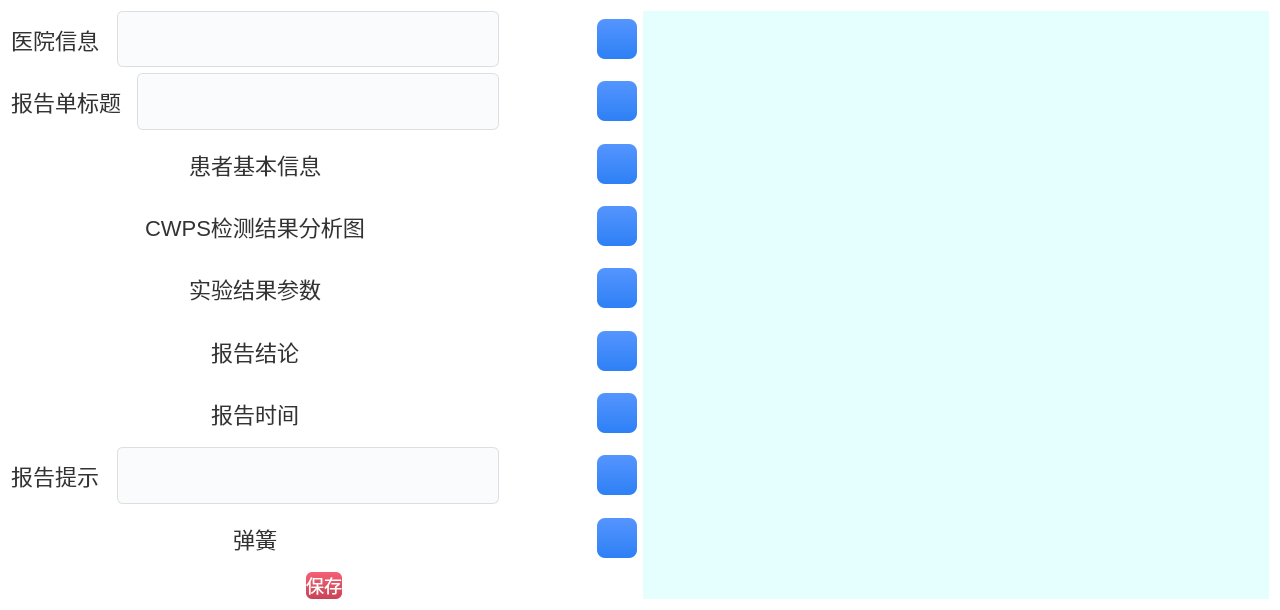
<?xml version="1.0" encoding="UTF-8"?>
<ui version="4.0">
 <class>PaperPrintConfig</class>
 <widget class="QWidget" name="PaperPrintConfig">
  <property name="geometry">
   <rect>
    <x>0</x>
    <y>0</y>
    <width>1280</width>
    <height>610</height>
   </rect>
  </property>
  <property name="windowTitle">
   <string>Form</string>
  </property>
  <property name="styleSheet">
   <string notr="true">background: white;
image: none;
border: none;</string>
  </property>
  <layout class="QHBoxLayout" name="horizontalLayout_2" stretch="1,1">
   <item>
    <layout class="QVBoxLayout" name="verticalLayout">
     <item>
      <widget class="QWidget" name="widget" native="true">
       <property name="styleSheet">
        <string notr="true"/>
       </property>
       <layout class="QGridLayout" name="gridLayout">
        <property name="leftMargin">
         <number>0</number>
        </property>
        <property name="topMargin">
         <number>0</number>
        </property>
        <property name="rightMargin">
         <number>0</number>
        </property>
        <property name="bottomMargin">
         <number>0</number>
        </property>
        <item row="0" column="2">
         <widget class="QLineEdit" name="lineEdit_hospital_info">
          <property name="sizePolicy">
           <sizepolicy hsizetype="Expanding" vsizetype="Expanding">
            <horstretch>0</horstretch>
            <verstretch>0</verstretch>
           </sizepolicy>
          </property>
          <property name="styleSheet">
           <string notr="true">background: #FAFBFC;
border: 1px solid #DCDEE0;
border-radius: 6px;
font-size: 18px;
font-family: &quot;PingFang SC&quot;;
padding-left: 10px;</string>
          </property>
         </widget>
        </item>
        <item row="0" column="4">
         <widget class="QPushButton" name="btn_0_down">
          <property name="sizePolicy">
           <sizepolicy hsizetype="Minimum" vsizetype="Fixed">
            <horstretch>0</horstretch>
            <verstretch>0</verstretch>
           </sizepolicy>
          </property>
          <property name="minimumSize">
           <size>
            <width>40</width>
            <height>50</height>
           </size>
          </property>
          <property name="maximumSize">
           <size>
            <width>40</width>
            <height>50</height>
           </size>
          </property>
          <property name="styleSheet">
           <string notr="true">image: url(:/static/PHOTOS/btn_moveDown_able.png);</string>
          </property>
          <property name="text">
           <string/>
          </property>
         </widget>
        </item>
        <item row="0" column="3">
         <widget class="QPushButton" name="btn_0_up">
          <property name="sizePolicy">
           <sizepolicy hsizetype="Minimum" vsizetype="Fixed">
            <horstretch>0</horstretch>
            <verstretch>0</verstretch>
           </sizepolicy>
          </property>
          <property name="minimumSize">
           <size>
            <width>40</width>
            <height>50</height>
           </size>
          </property>
          <property name="maximumSize">
           <size>
            <width>40</width>
            <height>50</height>
           </size>
          </property>
          <property name="styleSheet">
           <string notr="true">image: url(:/static/PHOTOS/btn_moveUp_able.png);</string>
          </property>
          <property name="text">
           <string/>
          </property>
         </widget>
        </item>
        <item row="0" column="1">
         <widget class="QLabel" name="label_2">
          <property name="sizePolicy">
           <sizepolicy hsizetype="Expanding" vsizetype="Expanding">
            <horstretch>0</horstretch>
            <verstretch>0</verstretch>
           </sizepolicy>
          </property>
          <property name="maximumSize">
           <size>
            <width>100</width>
            <height>50</height>
           </size>
          </property>
          <property name="styleSheet">
           <string notr="true">font-size: 22px;
font-family: &quot;PingFang SC&quot;;
color: #333333;</string>
          </property>
          <property name="text">
           <string>医院信息</string>
          </property>
         </widget>
        </item>
        <item row="0" column="5">
         <widget class="QPushButton" name="btn_0_able">
          <property name="minimumSize">
           <size>
            <width>40</width>
            <height>40</height>
           </size>
          </property>
          <property name="maximumSize">
           <size>
            <width>40</width>
            <height>40</height>
           </size>
          </property>
          <property name="styleSheet">
           <string notr="true">image: url(:/PHOTOS/tick.png);
background-color: qlineargradient(spread:pad, x1:0, y1:0, x2:0, y2:1, stop:0 rgba(85, 149, 255, 255), stop:1 rgba(45, 128, 245, 255));
border-radius: 8px;
</string>
          </property>
          <property name="text">
           <string/>
          </property>
         </widget>
        </item>
       </layout>
      </widget>
     </item>
     <item>
      <widget class="QWidget" name="widget_2" native="true">
       <layout class="QGridLayout" name="gridLayout_2">
        <property name="leftMargin">
         <number>0</number>
        </property>
        <property name="topMargin">
         <number>0</number>
        </property>
        <property name="rightMargin">
         <number>0</number>
        </property>
        <property name="bottomMargin">
         <number>0</number>
        </property>
        <item row="0" column="2">
         <widget class="QLineEdit" name="lineEdit_report_title">
          <property name="sizePolicy">
           <sizepolicy hsizetype="Expanding" vsizetype="Expanding">
            <horstretch>0</horstretch>
            <verstretch>0</verstretch>
           </sizepolicy>
          </property>
          <property name="styleSheet">
           <string notr="true">background: #FAFBFC;
border: 1px solid #DCDEE0;
border-radius: 6px;
font-size: 18px;
font-family: &quot;PingFang SC&quot;;
padding-left: 10px;</string>
          </property>
         </widget>
        </item>
        <item row="0" column="4">
         <widget class="QPushButton" name="btn_1_down">
          <property name="sizePolicy">
           <sizepolicy hsizetype="Minimum" vsizetype="Fixed">
            <horstretch>0</horstretch>
            <verstretch>0</verstretch>
           </sizepolicy>
          </property>
          <property name="minimumSize">
           <size>
            <width>40</width>
            <height>50</height>
           </size>
          </property>
          <property name="maximumSize">
           <size>
            <width>40</width>
            <height>50</height>
           </size>
          </property>
          <property name="styleSheet">
           <string notr="true">image: url(:/static/PHOTOS/btn_moveDown_able.png);</string>
          </property>
          <property name="text">
           <string/>
          </property>
         </widget>
        </item>
        <item row="0" column="3">
         <widget class="QPushButton" name="btn_1_up">
          <property name="sizePolicy">
           <sizepolicy hsizetype="Minimum" vsizetype="Fixed">
            <horstretch>0</horstretch>
            <verstretch>0</verstretch>
           </sizepolicy>
          </property>
          <property name="minimumSize">
           <size>
            <width>40</width>
            <height>50</height>
           </size>
          </property>
          <property name="maximumSize">
           <size>
            <width>40</width>
            <height>50</height>
           </size>
          </property>
          <property name="styleSheet">
           <string notr="true">image: url(:/static/PHOTOS/btn_moveDown_able.png);</string>
          </property>
          <property name="text">
           <string/>
          </property>
         </widget>
        </item>
        <item row="0" column="1">
         <widget class="QLabel" name="label_3">
          <property name="sizePolicy">
           <sizepolicy hsizetype="Expanding" vsizetype="Expanding">
            <horstretch>0</horstretch>
            <verstretch>0</verstretch>
           </sizepolicy>
          </property>
          <property name="maximumSize">
           <size>
            <width>120</width>
            <height>50</height>
           </size>
          </property>
          <property name="styleSheet">
           <string notr="true">font-size: 22px;
font-family: &quot;PingFang SC&quot;;
color: #333333;</string>
          </property>
          <property name="text">
           <string>报告单标题</string>
          </property>
         </widget>
        </item>
        <item row="0" column="5">
         <widget class="QPushButton" name="btn_1_able">
          <property name="minimumSize">
           <size>
            <width>40</width>
            <height>40</height>
           </size>
          </property>
          <property name="maximumSize">
           <size>
            <width>40</width>
            <height>40</height>
           </size>
          </property>
          <property name="styleSheet">
           <string notr="true">image: url(:/PHOTOS/tick.png);
background-color: qlineargradient(spread:pad, x1:0, y1:0, x2:0, y2:1, stop:0 rgba(85, 149, 255, 255), stop:1 rgba(45, 128, 245, 255));
border-radius: 8px;
</string>
          </property>
          <property name="text">
           <string/>
          </property>
         </widget>
        </item>
       </layout>
      </widget>
     </item>
     <item>
      <widget class="QWidget" name="widget_3" native="true">
       <layout class="QGridLayout" name="gridLayout_3">
        <property name="leftMargin">
         <number>0</number>
        </property>
        <property name="topMargin">
         <number>0</number>
        </property>
        <property name="rightMargin">
         <number>0</number>
        </property>
        <property name="bottomMargin">
         <number>0</number>
        </property>
        <item row="0" column="2">
         <widget class="QPushButton" name="btn_1_up_2">
          <property name="sizePolicy">
           <sizepolicy hsizetype="Minimum" vsizetype="Fixed">
            <horstretch>0</horstretch>
            <verstretch>0</verstretch>
           </sizepolicy>
          </property>
          <property name="minimumSize">
           <size>
            <width>40</width>
            <height>50</height>
           </size>
          </property>
          <property name="maximumSize">
           <size>
            <width>40</width>
            <height>50</height>
           </size>
          </property>
          <property name="styleSheet">
           <string notr="true">image: url(:/static/PHOTOS/btn_moveDown_able.png);</string>
          </property>
          <property name="text">
           <string/>
          </property>
         </widget>
        </item>
        <item row="0" column="3">
         <widget class="QPushButton" name="btn_1_down_2">
          <property name="sizePolicy">
           <sizepolicy hsizetype="Minimum" vsizetype="Fixed">
            <horstretch>0</horstretch>
            <verstretch>0</verstretch>
           </sizepolicy>
          </property>
          <property name="minimumSize">
           <size>
            <width>40</width>
            <height>50</height>
           </size>
          </property>
          <property name="maximumSize">
           <size>
            <width>40</width>
            <height>50</height>
           </size>
          </property>
          <property name="styleSheet">
           <string notr="true">image: url(:/static/PHOTOS/btn_moveDown_able.png);</string>
          </property>
          <property name="text">
           <string/>
          </property>
         </widget>
        </item>
        <item row="0" column="1">
         <widget class="QLabel" name="label_4">
          <property name="sizePolicy">
           <sizepolicy hsizetype="Expanding" vsizetype="Expanding">
            <horstretch>0</horstretch>
            <verstretch>0</verstretch>
           </sizepolicy>
          </property>
          <property name="maximumSize">
           <size>
            <width>1000</width>
            <height>1000</height>
           </size>
          </property>
          <property name="styleSheet">
           <string notr="true">font-size: 22px;
font-family: &quot;PingFang SC&quot;;
color: #333333;</string>
          </property>
          <property name="text">
           <string>患者基本信息</string>
          </property>
          <property name="alignment">
           <set>Qt::AlignCenter</set>
          </property>
         </widget>
        </item>
        <item row="0" column="4">
         <widget class="QPushButton" name="btn_1_able_2">
          <property name="minimumSize">
           <size>
            <width>40</width>
            <height>40</height>
           </size>
          </property>
          <property name="maximumSize">
           <size>
            <width>40</width>
            <height>40</height>
           </size>
          </property>
          <property name="styleSheet">
           <string notr="true">image: url(:/PHOTOS/tick.png);
background-color: qlineargradient(spread:pad, x1:0, y1:0, x2:0, y2:1, stop:0 rgba(85, 149, 255, 255), stop:1 rgba(45, 128, 245, 255));
border-radius: 8px;
</string>
          </property>
          <property name="text">
           <string/>
          </property>
         </widget>
        </item>
       </layout>
      </widget>
     </item>
     <item>
      <widget class="QWidget" name="widget_4" native="true">
       <layout class="QGridLayout" name="gridLayout_4">
        <property name="leftMargin">
         <number>0</number>
        </property>
        <property name="topMargin">
         <number>0</number>
        </property>
        <property name="rightMargin">
         <number>0</number>
        </property>
        <property name="bottomMargin">
         <number>0</number>
        </property>
        <item row="0" column="2">
         <widget class="QPushButton" name="btn_1_up_3">
          <property name="sizePolicy">
           <sizepolicy hsizetype="Minimum" vsizetype="Fixed">
            <horstretch>0</horstretch>
            <verstretch>0</verstretch>
           </sizepolicy>
          </property>
          <property name="minimumSize">
           <size>
            <width>40</width>
            <height>50</height>
           </size>
          </property>
          <property name="maximumSize">
           <size>
            <width>40</width>
            <height>50</height>
           </size>
          </property>
          <property name="styleSheet">
           <string notr="true">image: url(:/static/PHOTOS/btn_moveDown_able.png);</string>
          </property>
          <property name="text">
           <string/>
          </property>
         </widget>
        </item>
        <item row="0" column="3">
         <widget class="QPushButton" name="btn_1_down_3">
          <property name="sizePolicy">
           <sizepolicy hsizetype="Minimum" vsizetype="Fixed">
            <horstretch>0</horstretch>
            <verstretch>0</verstretch>
           </sizepolicy>
          </property>
          <property name="minimumSize">
           <size>
            <width>40</width>
            <height>50</height>
           </size>
          </property>
          <property name="maximumSize">
           <size>
            <width>40</width>
            <height>50</height>
           </size>
          </property>
          <property name="styleSheet">
           <string notr="true">image: url(:/static/PHOTOS/btn_moveDown_able.png);</string>
          </property>
          <property name="text">
           <string/>
          </property>
         </widget>
        </item>
        <item row="0" column="1">
         <widget class="QLabel" name="label_5">
          <property name="sizePolicy">
           <sizepolicy hsizetype="Expanding" vsizetype="Expanding">
            <horstretch>0</horstretch>
            <verstretch>0</verstretch>
           </sizepolicy>
          </property>
          <property name="maximumSize">
           <size>
            <width>1000</width>
            <height>50</height>
           </size>
          </property>
          <property name="styleSheet">
           <string notr="true">font-size: 22px;
font-family: &quot;PingFang SC&quot;;
color: #333333;</string>
          </property>
          <property name="text">
           <string>CWPS检测结果分析图</string>
          </property>
          <property name="alignment">
           <set>Qt::AlignCenter</set>
          </property>
         </widget>
        </item>
        <item row="0" column="4">
         <widget class="QPushButton" name="btn_1_able_3">
          <property name="minimumSize">
           <size>
            <width>40</width>
            <height>40</height>
           </size>
          </property>
          <property name="maximumSize">
           <size>
            <width>40</width>
            <height>40</height>
           </size>
          </property>
          <property name="styleSheet">
           <string notr="true">image: url(:/PHOTOS/tick.png);
background-color: qlineargradient(spread:pad, x1:0, y1:0, x2:0, y2:1, stop:0 rgba(85, 149, 255, 255), stop:1 rgba(45, 128, 245, 255));
border-radius: 8px;
</string>
          </property>
          <property name="text">
           <string/>
          </property>
         </widget>
        </item>
       </layout>
      </widget>
     </item>
     <item>
      <widget class="QWidget" name="widget_5" native="true">
       <layout class="QGridLayout" name="gridLayout_5">
        <property name="leftMargin">
         <number>0</number>
        </property>
        <property name="topMargin">
         <number>0</number>
        </property>
        <property name="rightMargin">
         <number>0</number>
        </property>
        <property name="bottomMargin">
         <number>0</number>
        </property>
        <item row="0" column="2">
         <widget class="QPushButton" name="btn_1_up_4">
          <property name="sizePolicy">
           <sizepolicy hsizetype="Minimum" vsizetype="Fixed">
            <horstretch>0</horstretch>
            <verstretch>0</verstretch>
           </sizepolicy>
          </property>
          <property name="minimumSize">
           <size>
            <width>40</width>
            <height>50</height>
           </size>
          </property>
          <property name="maximumSize">
           <size>
            <width>40</width>
            <height>50</height>
           </size>
          </property>
          <property name="styleSheet">
           <string notr="true">image: url(:/static/PHOTOS/btn_moveDown_able.png);</string>
          </property>
          <property name="text">
           <string/>
          </property>
         </widget>
        </item>
        <item row="0" column="3">
         <widget class="QPushButton" name="btn_1_down_4">
          <property name="sizePolicy">
           <sizepolicy hsizetype="Minimum" vsizetype="Fixed">
            <horstretch>0</horstretch>
            <verstretch>0</verstretch>
           </sizepolicy>
          </property>
          <property name="minimumSize">
           <size>
            <width>40</width>
            <height>50</height>
           </size>
          </property>
          <property name="maximumSize">
           <size>
            <width>40</width>
            <height>50</height>
           </size>
          </property>
          <property name="styleSheet">
           <string notr="true">image: url(:/static/PHOTOS/btn_moveDown_able.png);</string>
          </property>
          <property name="text">
           <string/>
          </property>
         </widget>
        </item>
        <item row="0" column="1">
         <widget class="QLabel" name="label_6">
          <property name="sizePolicy">
           <sizepolicy hsizetype="Expanding" vsizetype="Expanding">
            <horstretch>0</horstretch>
            <verstretch>0</verstretch>
           </sizepolicy>
          </property>
          <property name="maximumSize">
           <size>
            <width>1000</width>
            <height>50</height>
           </size>
          </property>
          <property name="styleSheet">
           <string notr="true">font-size: 22px;
font-family: &quot;PingFang SC&quot;;
color: #333333;</string>
          </property>
          <property name="text">
           <string>实验结果参数</string>
          </property>
          <property name="alignment">
           <set>Qt::AlignCenter</set>
          </property>
         </widget>
        </item>
        <item row="0" column="4">
         <widget class="QPushButton" name="btn_1_able_4">
          <property name="minimumSize">
           <size>
            <width>40</width>
            <height>40</height>
           </size>
          </property>
          <property name="maximumSize">
           <size>
            <width>40</width>
            <height>40</height>
           </size>
          </property>
          <property name="styleSheet">
           <string notr="true">image: url(:/PHOTOS/tick.png);
background-color: qlineargradient(spread:pad, x1:0, y1:0, x2:0, y2:1, stop:0 rgba(85, 149, 255, 255), stop:1 rgba(45, 128, 245, 255));
border-radius: 8px;
</string>
          </property>
          <property name="text">
           <string/>
          </property>
         </widget>
        </item>
       </layout>
      </widget>
     </item>
     <item>
      <widget class="QWidget" name="widget_6" native="true">
       <layout class="QGridLayout" name="gridLayout_6">
        <property name="leftMargin">
         <number>0</number>
        </property>
        <property name="topMargin">
         <number>0</number>
        </property>
        <property name="rightMargin">
         <number>0</number>
        </property>
        <property name="bottomMargin">
         <number>0</number>
        </property>
        <item row="0" column="2">
         <widget class="QPushButton" name="btn_1_up_5">
          <property name="sizePolicy">
           <sizepolicy hsizetype="Minimum" vsizetype="Fixed">
            <horstretch>0</horstretch>
            <verstretch>0</verstretch>
           </sizepolicy>
          </property>
          <property name="minimumSize">
           <size>
            <width>40</width>
            <height>50</height>
           </size>
          </property>
          <property name="maximumSize">
           <size>
            <width>40</width>
            <height>50</height>
           </size>
          </property>
          <property name="styleSheet">
           <string notr="true">image: url(:/static/PHOTOS/btn_moveDown_able.png);</string>
          </property>
          <property name="text">
           <string/>
          </property>
         </widget>
        </item>
        <item row="0" column="3">
         <widget class="QPushButton" name="btn_1_down_5">
          <property name="sizePolicy">
           <sizepolicy hsizetype="Minimum" vsizetype="Fixed">
            <horstretch>0</horstretch>
            <verstretch>0</verstretch>
           </sizepolicy>
          </property>
          <property name="minimumSize">
           <size>
            <width>40</width>
            <height>50</height>
           </size>
          </property>
          <property name="maximumSize">
           <size>
            <width>40</width>
            <height>50</height>
           </size>
          </property>
          <property name="styleSheet">
           <string notr="true">image: url(:/static/PHOTOS/btn_moveDown_able.png);</string>
          </property>
          <property name="text">
           <string/>
          </property>
         </widget>
        </item>
        <item row="0" column="1">
         <widget class="QLabel" name="label_7">
          <property name="sizePolicy">
           <sizepolicy hsizetype="Expanding" vsizetype="Expanding">
            <horstretch>0</horstretch>
            <verstretch>0</verstretch>
           </sizepolicy>
          </property>
          <property name="maximumSize">
           <size>
            <width>1000</width>
            <height>50</height>
           </size>
          </property>
          <property name="styleSheet">
           <string notr="true">font-size: 22px;
font-family: &quot;PingFang SC&quot;;
color: #333333;</string>
          </property>
          <property name="text">
           <string>报告结论</string>
          </property>
          <property name="alignment">
           <set>Qt::AlignCenter</set>
          </property>
         </widget>
        </item>
        <item row="0" column="4">
         <widget class="QPushButton" name="btn_1_able_5">
          <property name="minimumSize">
           <size>
            <width>40</width>
            <height>40</height>
           </size>
          </property>
          <property name="maximumSize">
           <size>
            <width>40</width>
            <height>40</height>
           </size>
          </property>
          <property name="styleSheet">
           <string notr="true">image: url(:/PHOTOS/tick.png);
background-color: qlineargradient(spread:pad, x1:0, y1:0, x2:0, y2:1, stop:0 rgba(85, 149, 255, 255), stop:1 rgba(45, 128, 245, 255));
border-radius: 8px;
</string>
          </property>
          <property name="text">
           <string/>
          </property>
         </widget>
        </item>
       </layout>
      </widget>
     </item>
     <item>
      <widget class="QWidget" name="widget_7" native="true">
       <layout class="QGridLayout" name="gridLayout_7">
        <property name="leftMargin">
         <number>0</number>
        </property>
        <property name="topMargin">
         <number>0</number>
        </property>
        <property name="rightMargin">
         <number>0</number>
        </property>
        <property name="bottomMargin">
         <number>0</number>
        </property>
        <item row="0" column="1">
         <widget class="QLabel" name="label_8">
          <property name="sizePolicy">
           <sizepolicy hsizetype="Expanding" vsizetype="Expanding">
            <horstretch>0</horstretch>
            <verstretch>0</verstretch>
           </sizepolicy>
          </property>
          <property name="maximumSize">
           <size>
            <width>1000</width>
            <height>50</height>
           </size>
          </property>
          <property name="styleSheet">
           <string notr="true">font-size: 22px;
font-family: &quot;PingFang SC&quot;;
color: #333333;</string>
          </property>
          <property name="text">
           <string>报告时间</string>
          </property>
          <property name="alignment">
           <set>Qt::AlignCenter</set>
          </property>
         </widget>
        </item>
        <item row="0" column="5">
         <widget class="QPushButton" name="btn_1_able_6">
          <property name="minimumSize">
           <size>
            <width>40</width>
            <height>40</height>
           </size>
          </property>
          <property name="maximumSize">
           <size>
            <width>40</width>
            <height>40</height>
           </size>
          </property>
          <property name="styleSheet">
           <string notr="true">image: url(:/PHOTOS/tick.png);
background-color: qlineargradient(spread:pad, x1:0, y1:0, x2:0, y2:1, stop:0 rgba(85, 149, 255, 255), stop:1 rgba(45, 128, 245, 255));
border-radius: 8px;
</string>
          </property>
          <property name="text">
           <string/>
          </property>
         </widget>
        </item>
        <item row="0" column="2">
         <widget class="QPushButton" name="btn_1_up_6">
          <property name="sizePolicy">
           <sizepolicy hsizetype="Minimum" vsizetype="Fixed">
            <horstretch>0</horstretch>
            <verstretch>0</verstretch>
           </sizepolicy>
          </property>
          <property name="minimumSize">
           <size>
            <width>40</width>
            <height>50</height>
           </size>
          </property>
          <property name="maximumSize">
           <size>
            <width>40</width>
            <height>50</height>
           </size>
          </property>
          <property name="styleSheet">
           <string notr="true">image: url(:/static/PHOTOS/btn_moveDown_able.png);</string>
          </property>
          <property name="text">
           <string/>
          </property>
         </widget>
        </item>
        <item row="0" column="3">
         <widget class="QPushButton" name="btn_1_down_6">
          <property name="sizePolicy">
           <sizepolicy hsizetype="Minimum" vsizetype="Fixed">
            <horstretch>0</horstretch>
            <verstretch>0</verstretch>
           </sizepolicy>
          </property>
          <property name="minimumSize">
           <size>
            <width>40</width>
            <height>50</height>
           </size>
          </property>
          <property name="maximumSize">
           <size>
            <width>40</width>
            <height>50</height>
           </size>
          </property>
          <property name="styleSheet">
           <string notr="true">image: url(:/static/PHOTOS/btn_moveDown_able.png);</string>
          </property>
          <property name="text">
           <string/>
          </property>
         </widget>
        </item>
       </layout>
      </widget>
     </item>
     <item>
      <widget class="QWidget" name="widget_8" native="true">
       <layout class="QGridLayout" name="gridLayout_8">
        <property name="leftMargin">
         <number>0</number>
        </property>
        <property name="topMargin">
         <number>0</number>
        </property>
        <property name="rightMargin">
         <number>0</number>
        </property>
        <property name="bottomMargin">
         <number>0</number>
        </property>
        <item row="0" column="4">
         <widget class="QPushButton" name="btn_1_down_7">
          <property name="sizePolicy">
           <sizepolicy hsizetype="Minimum" vsizetype="Fixed">
            <horstretch>0</horstretch>
            <verstretch>0</verstretch>
           </sizepolicy>
          </property>
          <property name="minimumSize">
           <size>
            <width>40</width>
            <height>50</height>
           </size>
          </property>
          <property name="maximumSize">
           <size>
            <width>40</width>
            <height>50</height>
           </size>
          </property>
          <property name="styleSheet">
           <string notr="true">image: url(:/static/PHOTOS/btn_moveDown_able.png);</string>
          </property>
          <property name="text">
           <string/>
          </property>
         </widget>
        </item>
        <item row="0" column="5">
         <widget class="QPushButton" name="btn_1_able_7">
          <property name="minimumSize">
           <size>
            <width>40</width>
            <height>40</height>
           </size>
          </property>
          <property name="maximumSize">
           <size>
            <width>40</width>
            <height>40</height>
           </size>
          </property>
          <property name="styleSheet">
           <string notr="true">image: url(:/PHOTOS/tick.png);
background-color: qlineargradient(spread:pad, x1:0, y1:0, x2:0, y2:1, stop:0 rgba(85, 149, 255, 255), stop:1 rgba(45, 128, 245, 255));
border-radius: 8px;
</string>
          </property>
          <property name="text">
           <string/>
          </property>
         </widget>
        </item>
        <item row="0" column="1">
         <widget class="QLabel" name="label_9">
          <property name="sizePolicy">
           <sizepolicy hsizetype="Expanding" vsizetype="Expanding">
            <horstretch>0</horstretch>
            <verstretch>0</verstretch>
           </sizepolicy>
          </property>
          <property name="maximumSize">
           <size>
            <width>100</width>
            <height>50</height>
           </size>
          </property>
          <property name="styleSheet">
           <string notr="true">font-size: 22px;
font-family: &quot;PingFang SC&quot;;
color: #333333;</string>
          </property>
          <property name="text">
           <string>报告提示</string>
          </property>
         </widget>
        </item>
        <item row="0" column="3">
         <widget class="QPushButton" name="btn_1_up_7">
          <property name="sizePolicy">
           <sizepolicy hsizetype="Minimum" vsizetype="Fixed">
            <horstretch>0</horstretch>
            <verstretch>0</verstretch>
           </sizepolicy>
          </property>
          <property name="minimumSize">
           <size>
            <width>40</width>
            <height>50</height>
           </size>
          </property>
          <property name="maximumSize">
           <size>
            <width>40</width>
            <height>50</height>
           </size>
          </property>
          <property name="styleSheet">
           <string notr="true">image: url(:/static/PHOTOS/btn_moveDown_able.png);</string>
          </property>
          <property name="text">
           <string/>
          </property>
         </widget>
        </item>
        <item row="0" column="2">
         <widget class="QLineEdit" name="lineEdit_report_tips">
          <property name="sizePolicy">
           <sizepolicy hsizetype="Expanding" vsizetype="Expanding">
            <horstretch>0</horstretch>
            <verstretch>0</verstretch>
           </sizepolicy>
          </property>
          <property name="styleSheet">
           <string notr="true">background: #FAFBFC;
border: 1px solid #DCDEE0;
border-radius: 6px;
font-size: 18px;
font-family: &quot;PingFang SC&quot;;
padding-left: 10px;</string>
          </property>
         </widget>
        </item>
       </layout>
      </widget>
     </item>
     <item>
      <widget class="QWidget" name="widget_9" native="true">
       <layout class="QGridLayout" name="gridLayout_9">
        <property name="leftMargin">
         <number>0</number>
        </property>
        <property name="topMargin">
         <number>0</number>
        </property>
        <property name="rightMargin">
         <number>0</number>
        </property>
        <property name="bottomMargin">
         <number>0</number>
        </property>
        <item row="0" column="1">
         <widget class="QLabel" name="label_10">
          <property name="sizePolicy">
           <sizepolicy hsizetype="Expanding" vsizetype="Expanding">
            <horstretch>0</horstretch>
            <verstretch>0</verstretch>
           </sizepolicy>
          </property>
          <property name="maximumSize">
           <size>
            <width>1000</width>
            <height>11000</height>
           </size>
          </property>
          <property name="styleSheet">
           <string notr="true">font-size: 22px;
font-family: &quot;PingFang SC&quot;;
color: #333333;</string>
          </property>
          <property name="text">
           <string>弹簧</string>
          </property>
          <property name="alignment">
           <set>Qt::AlignCenter</set>
          </property>
         </widget>
        </item>
        <item row="0" column="3">
         <widget class="QPushButton" name="btn_1_down_8">
          <property name="sizePolicy">
           <sizepolicy hsizetype="Minimum" vsizetype="Fixed">
            <horstretch>0</horstretch>
            <verstretch>0</verstretch>
           </sizepolicy>
          </property>
          <property name="minimumSize">
           <size>
            <width>40</width>
            <height>50</height>
           </size>
          </property>
          <property name="maximumSize">
           <size>
            <width>40</width>
            <height>50</height>
           </size>
          </property>
          <property name="styleSheet">
           <string notr="true">image: url(:/static/PHOTOS/btn_moveDown_able.png);</string>
          </property>
          <property name="text">
           <string/>
          </property>
         </widget>
        </item>
        <item row="0" column="4">
         <widget class="QPushButton" name="btn_1_able_8">
          <property name="minimumSize">
           <size>
            <width>40</width>
            <height>40</height>
           </size>
          </property>
          <property name="maximumSize">
           <size>
            <width>40</width>
            <height>40</height>
           </size>
          </property>
          <property name="styleSheet">
           <string notr="true">image: url(:/PHOTOS/tick.png);
background-color: qlineargradient(spread:pad, x1:0, y1:0, x2:0, y2:1, stop:0 rgba(85, 149, 255, 255), stop:1 rgba(45, 128, 245, 255));
border-radius: 8px;
</string>
          </property>
          <property name="text">
           <string/>
          </property>
         </widget>
        </item>
        <item row="0" column="2">
         <widget class="QPushButton" name="btn_1_up_8">
          <property name="sizePolicy">
           <sizepolicy hsizetype="Minimum" vsizetype="Fixed">
            <horstretch>0</horstretch>
            <verstretch>0</verstretch>
           </sizepolicy>
          </property>
          <property name="minimumSize">
           <size>
            <width>40</width>
            <height>50</height>
           </size>
          </property>
          <property name="maximumSize">
           <size>
            <width>40</width>
            <height>50</height>
           </size>
          </property>
          <property name="styleSheet">
           <string notr="true">image: url(:/static/PHOTOS/btn_moveDown_able.png);</string>
          </property>
          <property name="text">
           <string/>
          </property>
         </widget>
        </item>
       </layout>
      </widget>
     </item>
     <item>
      <layout class="QHBoxLayout" name="horizontalLayout">
       <item>
        <spacer name="horizontalSpacer">
         <property name="orientation">
          <enum>Qt::Horizontal</enum>
         </property>
         <property name="sizeHint" stdset="0">
          <size>
           <width>40</width>
           <height>20</height>
          </size>
         </property>
        </spacer>
       </item>
       <item>
        <widget class="QPushButton" name="btn_save">
         <property name="styleSheet">
          <string notr="true">border-radius: 6px;
font-size: 18px;
font-family: &quot;PingFang SC Medium&quot;;
color: white;
background-color: qlineargradient(spread:pad, x1:0, y1:0, x2:0, y2:1, stop:0 rgba(244, 96, 117, 255), stop:1 rgba(201, 67, 86, 255));</string>
         </property>
         <property name="text">
          <string>保存</string>
         </property>
        </widget>
       </item>
       <item>
        <spacer name="horizontalSpacer_2">
         <property name="orientation">
          <enum>Qt::Horizontal</enum>
         </property>
         <property name="sizeHint" stdset="0">
          <size>
           <width>40</width>
           <height>20</height>
          </size>
         </property>
        </spacer>
       </item>
      </layout>
     </item>
    </layout>
   </item>
   <item>
    <widget class="QWidget" name="widget_paperPreview" native="true">
     <property name="styleSheet">
      <string notr="true">background-color: rgb(228, 255, 254);</string>
     </property>
    </widget>
   </item>
  </layout>
 </widget>
 <resources/>
 <connections/>
</ui>
